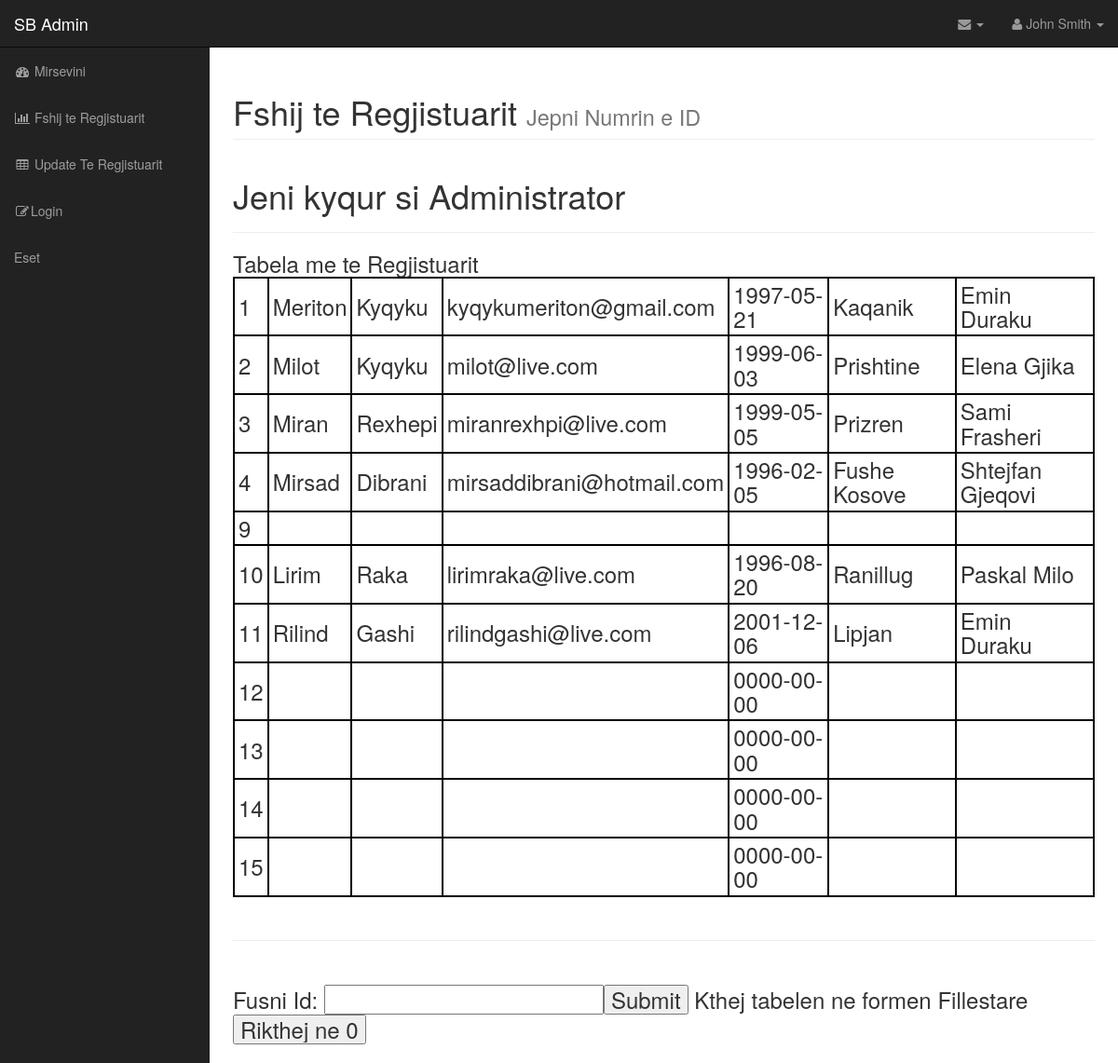
Page /admin/Fshij.php (signed in) on the committed database.
### tables this page shows
CREATE TABLE `regjistrimi` (
  `Rid` int(11) NOT NULL,
  `Rname` varchar(30) DEFAULT NULL,
  `Rlastname` varchar(30) DEFAULT NULL,
  `Remail` varchar(70) DEFAULT NULL,
  `Rdatelindja` date DEFAULT NULL,
  `Rvendbanimi` varchar(40) DEFAULT NULL,
  `Rshkollat` varchar(50) DEFAULT NULL
);

### admin/Fshij.php (the view, shortened to what this page needs)
<!DOCTYPE html>
<html lang="en">
<head>
    <link href="css/bootstrap.min.css" rel="stylesheet">
    <link href="css/sb-admin.css" rel="stylesheet">
    <link href="font-awesome/css/font-awesome.min.css" rel="stylesheet" type="text/css">
</head>
<body>
    <div id="wrapper">
        <nav class="navbar navbar-inverse navbar-fixed-top" role="navigation">
            <div class="navbar-header">
                <a class="navbar-brand" href="index.php">SB Admin</a>
            </div>
            <ul class="nav navbar-right top-nav">
                <li class="dropdown">
                    <a href="#" class="dropdown-toggle" data-toggle="dropdown"><i class="fa fa-envelope"></i> <b class="caret"></b></a>
                </li>
                <li class="dropdown">
                    <a href="#" class="dropdown-toggle" data-toggle="dropdown"><i class="fa fa-user"></i> John Smith <b class="caret"></b></a>
                </li>
            </ul>
            <div class="collapse navbar-collapse navbar-ex1-collapse">
                <ul class="nav navbar-nav side-nav">
                    <li>
                        <a href="index.php"><i class="fa fa-fw fa-dashboard"></i> Mirsevini</a>
                    </li>
                    <li>
                        <a href="Fshij.php"><i class="fa fa-fw fa-bar-chart-o"></i> Fshij te Regjistuarit</a>
                    </li>
                    <li>
                        <a href="Update.php"><i class="fa fa-fw fa-table"></i> Update Te Regjistuarit</a>
                    </li>
                    <li>
                        <a href="Login.php"><i class="fa fa-fw fa-edit"></i>Login</a>
                    </li>
                    <li>
                      <a href="Eset.php"><i class="fa fa-fw-edit"></i>Eset</a>
                    </li>
                </ul>
            </div>
        </nav>
        <div id="page-wrapper">
            <div class="container-fluid">
                <div class="row">
                    <div class="col-lg-12">
                        <h1 class="page-header">
                          Fshij te Regjistuarit
                            <small>Jepni Numrin e ID</small>
                        </h1>
                    </div>
                </div>
                <?php
                    echo '<h1>Jeni kyqur si Administrator </h1>';
                    echo '<hr>';
                    echo "<h3>Tabela me te Regjistuarit";
                    $conn = mysqli_connect(HOST, USERNAME, PASSWORD, DBNAME);
                    $sql = "Select * from regjistrimi";
                    $result = mysqli_query($conn, $sql);
                    if(mysqli_num_rows($result) > 0) {
                      echo '<table style="border: 1px solid black; border-collapse: separate;">';
                        while($row = mysqli_fetch_assoc($result)) {
                            echo '<tr style=" border: 1px solid black;padding:4px;">';
                            echo "<td style=' border: 1px solid black;padding:4px;'>" . $row['Rid'] . "</td>";
                            echo "<td style=' border: 1px solid black;padding:4px;'>" . $row['Rname'] . "</td>";
                            echo "<td style=' border: 1px solid black;padding:4px;'>" . $row['Rlastname'] . "</td>";
                            echo "<td style=' border: 1px solid black;padding:4px;'>". $row['Remail'] . "</td>";
                            echo "<td style=' border: 1px solid black;padding:4px;'>".  $row['Rdatelindja']."</td>";
                            echo "<td style=' border: 1px solid black;padding:4px;'>".  $row['Rvendbanimi']."</td>";
                            echo "<td style=' border: 1px solid black;padding:4px;'>".  $row['Rshkollat']."</td>";
                            echo "</tr>";
                        }
                        echo "</table>";
                    }?>
                    <form method='post'>
                      <br><hr><br>
                    Fusni Id: <input type='number' size='3' value="Fshij"  name='Fshij'><input type='submit'>
                    Kthej tabelen ne formen Fillestare<input type="submit" name="Rikthej" value="Rikthej ne 0">
                    </form>
            </div>
        </div>
    </div>
</body>
</html>

### admin/css/sb-admin.css (style rules this page uses)
body { margin-top: 100px; background-color: #222; }
@media (min-width:768px) { body { margin-top: 50px; } }
#wrapper { padding-left: 0; }
#page-wrapper { width: 100%; padding: 0; background-color: #fff; }
@media (min-width:768px) { #wrapper { padding-left: 225px; } }
@media (min-width:768px) { #page-wrapper { padding: 10px; } }
.top-nav { padding: 0 15px; }
.top-nav>li { display: inline-block; float: left; }
.top-nav>li>a { padding-top: 15px; padding-bottom: 15px; line-height: 20px; color: #999; }
@media (min-width:768px) { .side-nav { position: fixed; top: 51px; left: 225px; width: 225px; margin-left: -225px; border: none; border-radius: 0; overflow-y: auto; background-color: #222; } }
@media (min-width:768px) { .side-nav>li>a { width: 225px; } }

### rows in the picture
regjistrimi: Rid "1", Rname "Meriton", Rlastname "Kyqyku", Remail "kyqykumeriton@gmail.com", Rdatelindja "1997-05-21", Rvendbanimi "Kaqanik", Rshkollat "Emin Duraku"
regjistrimi: Rid "2", Rname "Milot", Rlastname "Kyqyku", Remail "milot@live.com", Rdatelindja "1999-06-03", Rvendbanimi "Prishtine", Rshkollat "Elena Gjika"
regjistrimi: Rid "3", Rname "Miran", Rlastname "Rexhepi", Remail "miranrexhpi@live.com", Rdatelindja "1999-05-05", Rvendbanimi "Prizren", Rshkollat "Sami Frasheri"
regjistrimi: Rid "4", Rname "Mirsad", Rlastname "Dibrani", Remail "mirsaddibrani@hotmail.com", Rdatelindja "1996-02-05", Rvendbanimi "Fushe Kosove", Rshkollat "Shtejfan Gjeqovi"
regjistrimi: Rid "9"
regjistrimi: Rid "10", Rname "Lirim", Rlastname "Raka", Remail "lirimraka@live.com", Rdatelindja "1996-08-20", Rvendbanimi "Ranillug", Rshkollat "Paskal Milo"
regjistrimi: Rid "11", Rname "Rilind", Rlastname "Gashi", Remail "rilindgashi@live.com", Rdatelindja "2001-12-06", Rvendbanimi "Lipjan", Rshkollat "Emin Duraku"
regjistrimi: Rid "12", Rdatelindja "0000-00-00"
regjistrimi: Rid "13", Rdatelindja "0000-00-00"
regjistrimi: Rid "14", Rdatelindja "0000-00-00"
regjistrimi: Rid "15", Rdatelindja "0000-00-00"
